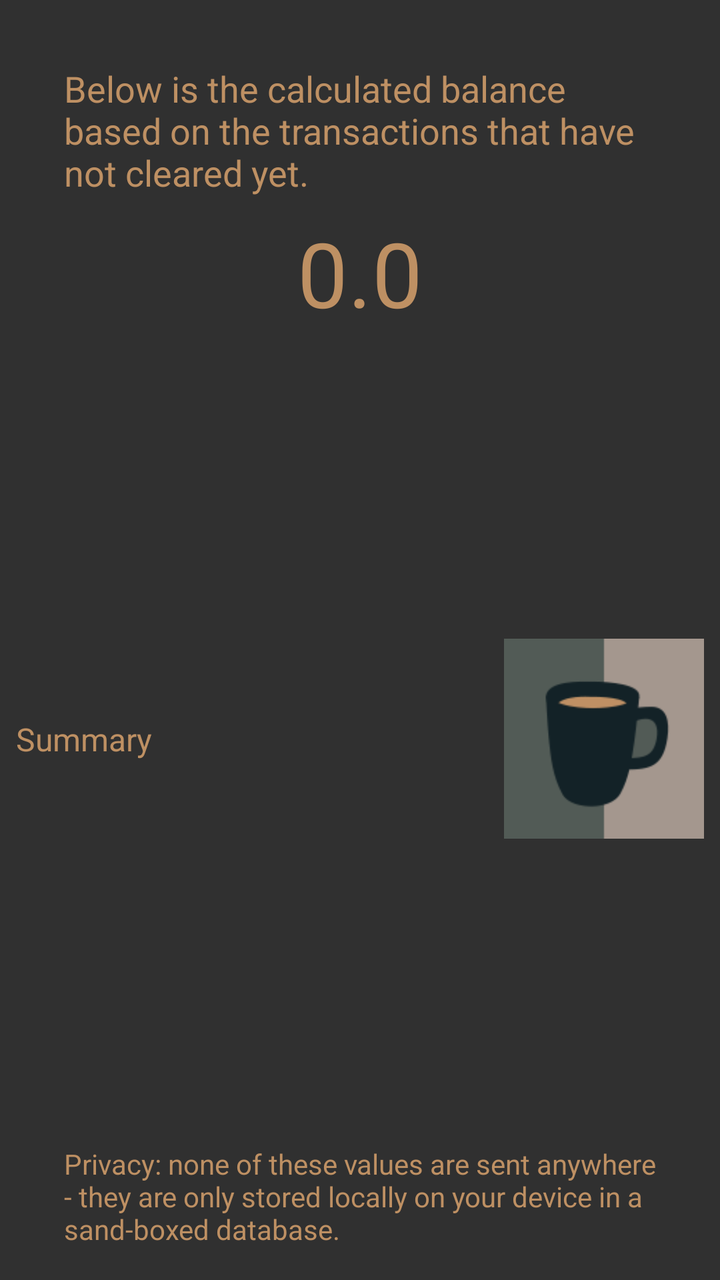
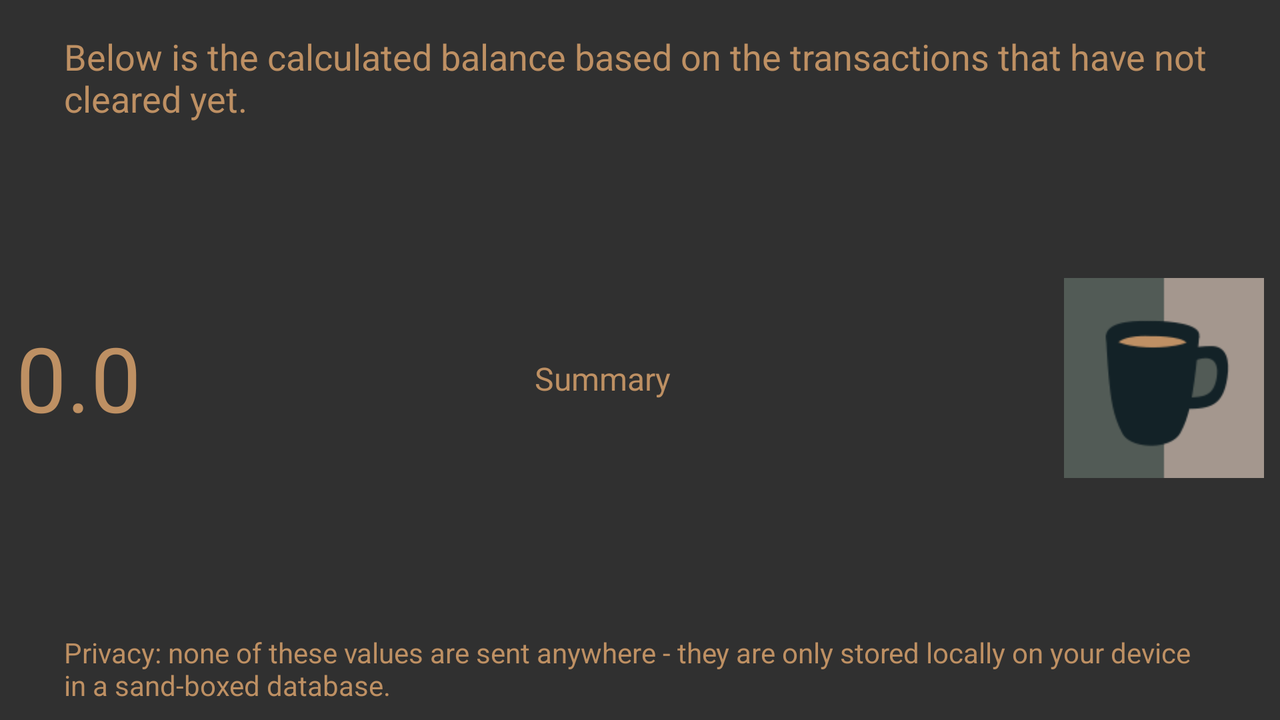

Compare how this app lays out the same screen by default and in its alternative resource folder. The renders come first, then the two layout files and the values they reference.
<!-- AndroidManifest.xml: application theme AppTheme -->
<!-- res/layout/activity_whatsleft.xml -->
<?xml version="1.0" encoding="utf-8"?>
<LinearLayout xmlns:android="http://schemas.android.com/apk/res/android"
    xmlns:app="http://schemas.android.com/apk/res-auto"
    xmlns:tools="http://schemas.android.com/tools"
    android:orientation="vertical" android:layout_width="match_parent"
    android:layout_height="match_parent"
    android:scrollbars="vertical"
    >

    <android.support.constraint.ConstraintLayout
        android:layout_width="match_parent"
        android:layout_height="match_parent"
        tools:layout_editor_absoluteY="0dp"
        tools:layout_editor_absoluteX="0dp">

        <TextView
            android:id="@+id/textView4"
            android:layout_width="0dp"
            android:layout_height="wrap_content"
            android:layout_marginLeft="32dp"
            android:layout_marginRight="32dp"
            android:layout_marginTop="32dp"
            android:text="@string/desc4"
            android:textColor="@color/textPrimaryColor"
            android:textAppearance="@style/TextAppearance.AppCompat.Medium"
            app:layout_constraintLeft_toLeftOf="parent"
            app:layout_constraintRight_toRightOf="parent"
            app:layout_constraintTop_toTopOf="parent" />

        <TextView
            android:id="@+id/txtCalculated"
            android:layout_width="wrap_content"
            android:layout_height="wrap_content"
            android:text="@string/defaultBalance"
            android:textColor="@color/textPrimaryColor"
            android:textAppearance="@style/TextAppearance.AppCompat.Display2"
            android:layout_marginTop="8dp"
            app:layout_constraintTop_toBottomOf="@+id/textView4"
            android:layout_marginLeft="8dp"
            app:layout_constraintLeft_toLeftOf="parent"
            android:layout_marginRight="8dp"
            app:layout_constraintRight_toRightOf="parent" />

        <TextView
            android:id="@+id/textView10"
            android:layout_width="0dp"
            android:layout_height="wrap_content"
            android:layout_marginBottom="16dp"
            android:layout_marginLeft="32dp"
            android:layout_marginRight="32dp"
            android:text="@string/disclaim1"
            android:textColor="@color/textPrimaryColor"
            app:layout_constraintBottom_toBottomOf="parent"
            app:layout_constraintHorizontal_bias="0.437"
            app:layout_constraintLeft_toLeftOf="parent"
            app:layout_constraintRight_toRightOf="parent" />

        <TextView
            android:id="@+id/txtSummary"
            android:layout_width="0dp"
            android:layout_height="wrap_content"
            android:layout_marginBottom="8dp"
            android:layout_marginLeft="8dp"
            android:layout_marginRight="8dp"
            android:layout_marginTop="8dp"
            android:text="Summary"
            android:textAppearance="@style/TextAppearance.AppCompat.Subhead"
            android:textColor="@color/textPrimaryColor"
            app:layout_constraintBottom_toTopOf="@+id/textView10"
            app:layout_constraintLeft_toLeftOf="parent"
            app:layout_constraintRight_toLeftOf="@+id/imgCoffee"
            app:layout_constraintTop_toBottomOf="@+id/txtCalculated" />

        <ImageView
            android:id="@+id/imgCoffee"
            android:layout_width="100dp"
            android:layout_height="100dp"
            android:scaleType="fitCenter"
            app:srcCompat="@mipmap/ic_launcher"
            android:layout_marginTop="8dp"
            app:layout_constraintTop_toBottomOf="@+id/txtCalculated"
            android:layout_marginRight="8dp"
            app:layout_constraintRight_toRightOf="parent"
            android:layout_marginBottom="8dp"
            app:layout_constraintBottom_toTopOf="@+id/textView10" />
    </android.support.constraint.ConstraintLayout>
</LinearLayout>
<!-- resources referenced by this layout -->
<resources>
  <color name="textPrimaryColor">#BE9063</color>
  <!-- mipmap ic_launcher: png bitmap (mipmap-hdpi, 1681 bytes) -->
  <string name="defaultBalance">0.0</string>
  <string name="desc4">Below is the calculated balance based on the transactions that have not
          cleared yet.</string>
  <string name="disclaim1">Privacy: none of these values are sent anywhere - they are only
          stored locally on your device in a sand-boxed database.</string>
  <style name="AppTheme" parent="@style/Theme.AppCompat.NoActionBar">
          
          <item name="colorPrimary">@color/colorPrimary</item>
          <item name="colorPrimaryDark">@color/colorPrimaryDark</item>
          <item name="colorAccent">@color/colorAccent</item>
          
          
      </style>
  <color name="colorPrimary">#132226</color>
  <color name="colorPrimaryDark">#040C0E</color>
  <color name="colorAccent">#525B56</color>
</resources>
<!-- res/layout-land/activity_whatsleft.xml (the repository's variant of the layout above) -->
<!-- drawn on the phone turned sideways -->
<?xml version="1.0" encoding="utf-8"?>
<LinearLayout xmlns:android="http://schemas.android.com/apk/res/android"
    xmlns:app="http://schemas.android.com/apk/res-auto"
    xmlns:tools="http://schemas.android.com/tools"
    android:orientation="vertical" android:layout_width="match_parent"
    android:layout_height="match_parent"
    android:scrollbars="vertical"
    >

    <android.support.constraint.ConstraintLayout
        android:layout_width="match_parent"
        android:layout_height="match_parent"
        tools:layout_editor_absoluteY="0dp"
        tools:layout_editor_absoluteX="0dp">

        <TextView
            android:id="@+id/textView4"
            android:layout_width="0dp"
            android:layout_height="wrap_content"
            android:layout_marginLeft="32dp"
            android:layout_marginRight="32dp"
            android:layout_marginTop="16dp"
            android:text="@string/desc4"
            android:textAppearance="@style/TextAppearance.AppCompat.Medium"
            android:textColor="@color/textPrimaryColor"
            app:layout_constraintLeft_toLeftOf="parent"
            app:layout_constraintRight_toRightOf="parent"
            app:layout_constraintTop_toTopOf="parent"
            app:layout_constraintHorizontal_bias="0.0" />

        <TextView
            android:id="@+id/txtCalculated"
            android:layout_width="wrap_content"
            android:layout_height="wrap_content"
            android:text="@string/defaultBalance"
            android:textColor="@color/textPrimaryColor"
            android:textAppearance="@style/TextAppearance.AppCompat.Display2"
            android:layout_marginLeft="8dp"
            app:layout_constraintLeft_toLeftOf="parent"
            android:layout_marginTop="7dp"
            app:layout_constraintTop_toBottomOf="@+id/textView4"
            android:layout_marginBottom="8dp"
            app:layout_constraintBottom_toTopOf="@+id/textView10" />

        <TextView
            android:id="@+id/textView10"
            android:layout_width="0dp"
            android:layout_height="wrap_content"
            android:layout_marginBottom="8dp"
            android:layout_marginLeft="32dp"
            android:layout_marginRight="32dp"
            android:text="@string/disclaim1"
            android:textColor="@color/textPrimaryColor"
            app:layout_constraintBottom_toBottomOf="parent"
            app:layout_constraintHorizontal_bias="0.0"
            app:layout_constraintLeft_toLeftOf="parent"
            app:layout_constraintRight_toRightOf="parent" />

        <TextView
            android:id="@+id/txtSummary"
            android:layout_width="wrap_content"
            android:layout_height="wrap_content"
            android:text="Summary"
            android:textColor="@color/textPrimaryColor"
            android:textAppearance="@style/TextAppearance.AppCompat.Subhead"
            app:layout_constraintRight_toLeftOf="@+id/imgCoffee"
            android:layout_marginRight="8dp"
            app:layout_constraintLeft_toRightOf="@+id/txtCalculated"
            android:layout_marginLeft="8dp"
            android:layout_marginTop="8dp"
            app:layout_constraintTop_toBottomOf="@+id/textView4"
            android:layout_marginBottom="8dp"
            app:layout_constraintBottom_toTopOf="@+id/textView10" />

        <ImageView
            android:id="@+id/imgCoffee"
            android:layout_width="100dp"
            android:layout_height="100dp"
            android:scaleType="fitCenter"
            app:srcCompat="@mipmap/ic_launcher"
            android:layout_marginRight="8dp"
            app:layout_constraintRight_toRightOf="parent"
            android:layout_marginBottom="8dp"
            app:layout_constraintBottom_toTopOf="@+id/textView10"
            android:layout_marginTop="8dp"
            app:layout_constraintTop_toBottomOf="@+id/textView4" />
    </android.support.constraint.ConstraintLayout>
</LinearLayout>
